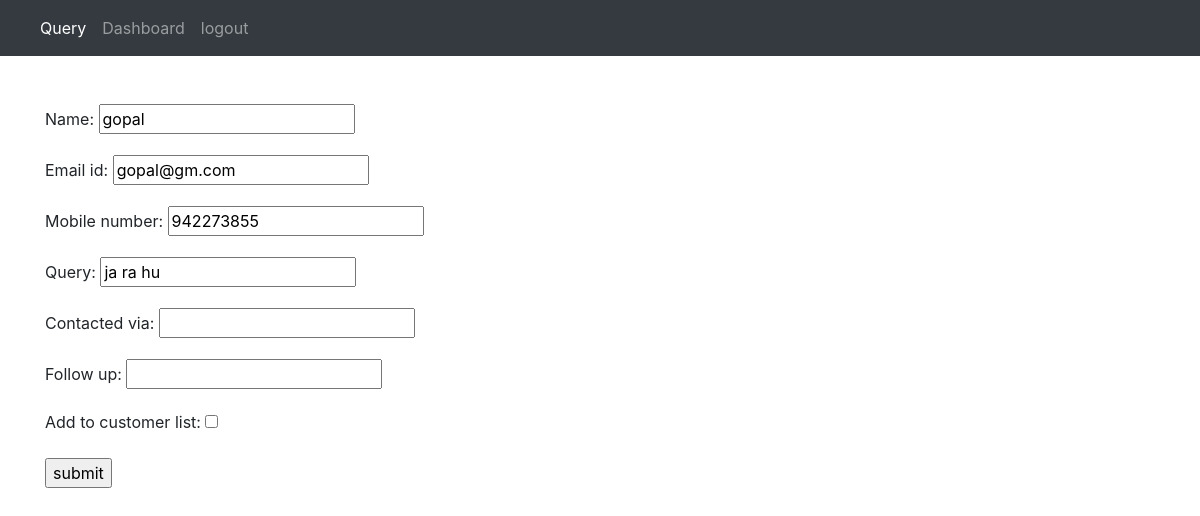
Page /updatequery/3/ (signed in) on the committed database.
### query/models.py (models this page shows)
class querydata(models.Model):
    querydata_id=models.AutoField(primary_key=True)
    name=models.CharField(max_length=100)
    email_id=models.EmailField()
    mobile_number=models.IntegerField()
    query=models.CharField(max_length=300)
    contacted_via=models.CharField(max_length=50,blank=True)
    follow_up=models.CharField(max_length=100,blank=True)

### query/views.py (the view)
# urls.py: path('updatequery/<int:id>/',views.updatequery,name='updatequery'),
def updatequery(request,id):
    if request.user.is_staff:
        if request.method == "POST":
            pi = querydata.objects.get(pk=id)
            form = EditForm(request.POST, instance=pi)
            if form.is_valid():
                cs=form.cleaned_data['add_to_customer_list']
                if cs:
                    name=form.cleaned_data['name']
                    s=customerdata(customer=name)
                    s.save()
                form.save()
            return HttpResponseRedirect('/follow_up')
        else:
                pi = querydata.objects.get(pk=id)
                form = EditForm(instance=pi)
        return render(request, 'query/updatequery.html', {'form': form})
    else:
        return HttpResponseRedirect('/login/')

### query/forms.py
class EditForm(forms.ModelForm):
    add_to_customer_list = forms.BooleanField()
    class Meta:
        model=models.querydata
        fields='__all__'

### query/templates/query/updatequery.html (shortened to what this page needs)
{% extends 'query/base.html' %}
{% block body %}
<form method="post">
{{ form.as_p }}
<input type="submit" value="submit">
</form>
{% endblock %}

### rows in the picture
querydata: name "gopal", email_id "gopal@gm.com", mobile_number "942273855", query "ja ra hu"
